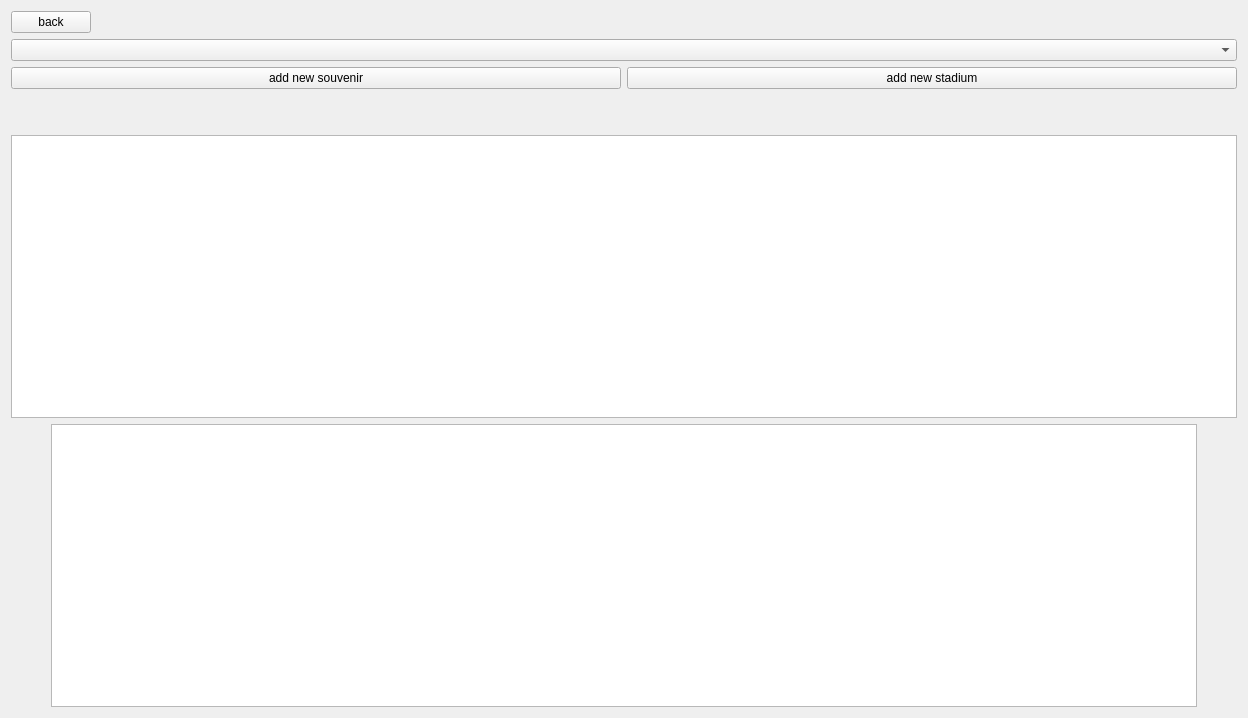
<?xml version="1.0" encoding="UTF-8"?>
<ui version="4.0">
 <class>AdminWindow</class>
 <widget class="QWidget" name="AdminWindow">
  <property name="geometry">
   <rect>
    <x>0</x>
    <y>0</y>
    <width>1248</width>
    <height>718</height>
   </rect>
  </property>
  <property name="windowTitle">
   <string>Form</string>
  </property>
  <layout class="QVBoxLayout" name="verticalLayout">
   <item>
    <layout class="QHBoxLayout" name="horizontalLayout_3">
     <item>
      <widget class="QPushButton" name="backButton">
       <property name="text">
        <string>back</string>
       </property>
      </widget>
     </item>
     <item>
      <spacer name="horizontalSpacer_3">
       <property name="orientation">
        <enum>Qt::Horizontal</enum>
       </property>
       <property name="sizeHint" stdset="0">
        <size>
         <width>40</width>
         <height>20</height>
        </size>
       </property>
      </spacer>
     </item>
    </layout>
   </item>
   <item>
    <widget class="QComboBox" name="TeamCombBox"/>
   </item>
   <item>
    <layout class="QHBoxLayout" name="horizontalLayout_2">
     <item>
      <widget class="QPushButton" name="addSouvButton">
       <property name="text">
        <string>add new souvenir</string>
       </property>
      </widget>
     </item>
     <item>
      <widget class="QPushButton" name="addStadButton">
       <property name="text">
        <string>add new stadium</string>
       </property>
      </widget>
     </item>
    </layout>
   </item>
   <item>
    <spacer name="horizontalSpacer_2">
     <property name="orientation">
      <enum>Qt::Horizontal</enum>
     </property>
     <property name="sizeType">
      <enum>QSizePolicy::Preferred</enum>
     </property>
     <property name="sizeHint" stdset="0">
      <size>
       <width>1227</width>
       <height>20</height>
      </size>
     </property>
    </spacer>
   </item>
   <item>
    <spacer name="horizontalSpacer">
     <property name="orientation">
      <enum>Qt::Horizontal</enum>
     </property>
     <property name="sizeType">
      <enum>QSizePolicy::Preferred</enum>
     </property>
     <property name="sizeHint" stdset="0">
      <size>
       <width>1227</width>
       <height>20</height>
      </size>
     </property>
    </spacer>
   </item>
   <item>
    <widget class="QTableView" name="Table">
     <property name="sortingEnabled">
      <bool>true</bool>
     </property>
    </widget>
   </item>
   <item>
    <layout class="QHBoxLayout" name="horizontalLayout">
     <item>
      <spacer name="horizontalSpacer_5">
       <property name="orientation">
        <enum>Qt::Horizontal</enum>
       </property>
       <property name="sizeType">
        <enum>QSizePolicy::Preferred</enum>
       </property>
       <property name="sizeHint" stdset="0">
        <size>
         <width>40</width>
         <height>20</height>
        </size>
       </property>
      </spacer>
     </item>
     <item>
      <widget class="QTableView" name="SouvView">
       <property name="sortingEnabled">
        <bool>true</bool>
       </property>
       <attribute name="horizontalHeaderShowSortIndicator" stdset="0">
        <bool>true</bool>
       </attribute>
      </widget>
     </item>
     <item>
      <spacer name="horizontalSpacer_4">
       <property name="orientation">
        <enum>Qt::Horizontal</enum>
       </property>
       <property name="sizeType">
        <enum>QSizePolicy::Preferred</enum>
       </property>
       <property name="sizeHint" stdset="0">
        <size>
         <width>40</width>
         <height>20</height>
        </size>
       </property>
      </spacer>
     </item>
    </layout>
   </item>
  </layout>
 </widget>
 <resources/>
 <connections/>
</ui>
